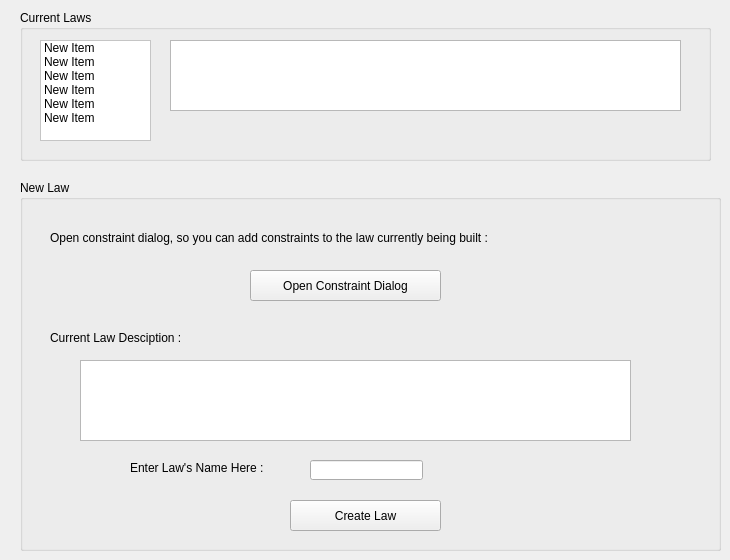
    <widget class="QWidget" name="tab_2">
     <attribute name="title">
      <string>Law</string>
     </attribute>
     <widget class="QGroupBox" name="groupBox_12">
      <property name="geometry">
       <rect>
        <x>20</x>
        <y>10</y>
        <width>691</width>
        <height>151</height>
       </rect>
      </property>
      <property name="title">
       <string>Current Laws</string>
      </property>
      <widget class="QListWidget" name="listWidget">
       <property name="geometry">
        <rect>
         <x>20</x>
         <y>30</y>
         <width>111</width>
         <height>101</height>
        </rect>
       </property>
       <property name="styleSheet">
        <string notr="true">QListView {
    show-decoration-selected: 1; /* make the selection span the entire width of the view */
	background-color: rgb(255, 255, 255);
	color: rgb(0, 0, 0);
}

QListView::item:alternate {
    background: #EEEEEE;
}

QListView::item:selected {
    border: 1px solid #6a6ea9;
}

QListView::item:selected:!active {
    background: qlineargradient(x1: 0, y1: 0, x2: 0, y2: 1,
                                stop: 0 #ABAFE5, stop: 1 #8588B2);
}

QListView::item:selected:active {
    background: qlineargradient(x1: 0, y1: 0, x2: 0, y2: 1,
                                stop: 0 #6a6ea9, stop: 1 #888dd9);
}

QListView::item:hover {
    background: qlineargradient(x1: 0, y1: 0, x2: 0, y2: 1,
                                stop: 0 #FAFBFE, stop: 1 #DCDEF1);
}</string>
       </property>
       <item>
        <property name="text">
         <string>New Item</string>
        </property>
       </item>
       <item>
        <property name="text">
         <string>New Item</string>
        </property>
       </item>
       <item>
        <property name="text">
         <string>New Item</string>
        </property>
       </item>
       <item>
        <property name="text">
         <string>New Item</string>
        </property>
       </item>
       <item>
        <property name="text">
         <string>New Item</string>
        </property>
       </item>
       <item>
        <property name="text">
         <string>New Item</string>
        </property>
       </item>
      </widget>
      <widget class="QTextEdit" name="textEdit_3">
       <property name="geometry">
        <rect>
         <x>150</x>
         <y>30</y>
         <width>511</width>
         <height>71</height>
        </rect>
       </property>
      </widget>
     </widget>
     <widget class="QGroupBox" name="groupBox_13">
      <property name="geometry">
       <rect>
        <x>20</x>
        <y>180</y>
        <width>701</width>
        <height>371</height>
       </rect>
      </property>
      <property name="title">
       <string>New Law</string>
      </property>
      <widget class="QPushButton" name="pushButton_2">
       <property name="geometry">
        <rect>
         <x>270</x>
         <y>320</y>
         <width>151</width>
         <height>31</height>
        </rect>
       </property>
       <property name="styleSheet">
        <string notr="true"/>
       </property>
       <property name="text">
        <string>Create Law</string>
       </property>
      </widget>
      <widget class="QTextEdit" name="textEdit_4">
       <property name="geometry">
        <rect>
         <x>60</x>
         <y>180</y>
         <width>551</width>
         <height>81</height>
        </rect>
       </property>
      </widget>
      <widget class="QLineEdit" name="lineEdit_7">
       <property name="geometry">
        <rect>
         <x>290</x>
         <y>280</y>
         <width>113</width>
         <height>20</height>
        </rect>
       </property>
      </widget>
      <widget class="QLabel" name="label_7">
       <property name="geometry">
        <rect>
         <x>110</x>
         <y>280</y>
         <width>161</width>
         <height>16</height>
        </rect>
       </property>
       <property name="text">
        <string>Enter Law's Name Here :</string>
       </property>
      </widget>
      <widget class="QLabel" name="label_38">
       <property name="geometry">
        <rect>
         <x>30</x>
         <y>150</y>
         <width>211</width>
         <height>16</height>
        </rect>
       </property>
       <property name="text">
        <string>Current Law Desciption :</string>
       </property>
      </widget>
      <widget class="QLabel" name="label_39">
       <property name="geometry">
        <rect>
         <x>30</x>
         <y>50</y>
         <width>441</width>
         <height>16</height>
        </rect>
       </property>
       <property name="text">
        <string>Open constraint dialog, so you can add constraints to the law currently being built :</string>
       </property>
      </widget>
      <widget class="QPushButton" name="pushButton_19">
       <property name="geometry">
        <rect>
         <x>230</x>
         <y>90</y>
         <width>191</width>
         <height>31</height>
        </rect>
       </property>
       <property name="text">
        <string>Open Constraint Dialog</string>
       </property>
      </widget>
     </widget>
    </widget>
